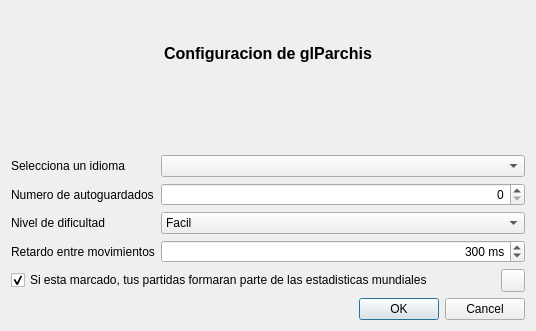
<?xml version="1.0" encoding="UTF-8"?>
<ui version="4.0">
 <class>frmSettings</class>
 <widget class="QDialog" name="frmSettings">
  <property name="geometry">
   <rect>
    <x>0</x>
    <y>0</y>
    <width>536</width>
    <height>331</height>
   </rect>
  </property>
  <property name="windowTitle">
   <string>Configuracion de glParchis</string>
  </property>
  <property name="windowIcon">
   <iconset resource="../images/glparchis.qrc">
    <normaloff>:/glparchis/configure.png</normaloff>:/glparchis/configure.png</iconset>
  </property>
  <layout class="QHBoxLayout" name="horizontalLayout_4">
   <item>
    <layout class="QVBoxLayout" name="verticalLayout_2">
     <item>
      <layout class="QVBoxLayout" name="verticalLayout">
       <item>
        <widget class="QLabel" name="lblTitulo">
         <property name="font">
          <font>
           <pointsize>12</pointsize>
           <weight>75</weight>
           <bold>true</bold>
          </font>
         </property>
         <property name="text">
          <string>Configuracion de glParchis</string>
         </property>
         <property name="alignment">
          <set>Qt::AlignCenter</set>
         </property>
        </widget>
       </item>
       <item>
        <layout class="QHBoxLayout" name="horizontalLayout_2">
         <item>
          <spacer name="horizontalSpacer_2">
           <property name="orientation">
            <enum>Qt::Horizontal</enum>
           </property>
           <property name="sizeHint" stdset="0">
            <size>
             <width>40</width>
             <height>20</height>
            </size>
           </property>
          </spacer>
         </item>
         <item>
          <widget class="QLabel" name="lblPixmap">
           <property name="sizePolicy">
            <sizepolicy hsizetype="Fixed" vsizetype="Fixed">
             <horstretch>0</horstretch>
             <verstretch>0</verstretch>
            </sizepolicy>
           </property>
           <property name="minimumSize">
            <size>
             <width>48</width>
             <height>48</height>
            </size>
           </property>
           <property name="maximumSize">
            <size>
             <width>48</width>
             <height>48</height>
            </size>
           </property>
           <property name="pixmap">
            <pixmap resource="../images/glparchis.qrc">:/glparchis/configure.png</pixmap>
           </property>
           <property name="scaledContents">
            <bool>true</bool>
           </property>
           <property name="alignment">
            <set>Qt::AlignCenter</set>
           </property>
          </widget>
         </item>
         <item>
          <spacer name="horizontalSpacer">
           <property name="orientation">
            <enum>Qt::Horizontal</enum>
           </property>
           <property name="sizeHint" stdset="0">
            <size>
             <width>40</width>
             <height>20</height>
            </size>
           </property>
          </spacer>
         </item>
        </layout>
       </item>
       <item>
        <layout class="QHBoxLayout" name="horizontalLayout">
         <item>
          <layout class="QFormLayout" name="formLayout">
           <item row="0" column="0">
            <widget class="QLabel" name="label_2">
             <property name="text">
              <string>Selecciona un idioma</string>
             </property>
            </widget>
           </item>
           <item row="0" column="1">
            <widget class="QComboBox" name="cmbLanguage">
             <property name="sizePolicy">
              <sizepolicy hsizetype="Expanding" vsizetype="Fixed">
               <horstretch>0</horstretch>
               <verstretch>0</verstretch>
              </sizepolicy>
             </property>
            </widget>
           </item>
           <item row="1" column="0">
            <widget class="QLabel" name="nMeroDeAutoguardadosLabel">
             <property name="text">
              <string>Numero de autoguardados</string>
             </property>
            </widget>
           </item>
           <item row="1" column="1">
            <widget class="QSpinBox" name="spinAutosaves">
             <property name="sizePolicy">
              <sizepolicy hsizetype="Expanding" vsizetype="Fixed">
               <horstretch>0</horstretch>
               <verstretch>0</verstretch>
              </sizepolicy>
             </property>
             <property name="toolTip">
              <string>Si quiere autoguardado seleccione un numero mayor que 0</string>
             </property>
             <property name="alignment">
              <set>Qt::AlignRight|Qt::AlignTrailing|Qt::AlignVCenter</set>
             </property>
            </widget>
           </item>
           <item row="2" column="1">
            <widget class="QComboBox" name="cmbDifficultyLevel">
             <item>
              <property name="text">
               <string>Facil</string>
              </property>
             </item>
             <item>
              <property name="text">
               <string>Muy facil</string>
              </property>
             </item>
             <item>
              <property name="text">
               <string>Normal</string>
              </property>
             </item>
             <item>
              <property name="text">
               <string>Dificil</string>
              </property>
             </item>
             <item>
              <property name="text">
               <string>Muy dificil</string>
              </property>
             </item>
            </widget>
           </item>
           <item row="2" column="0">
            <widget class="QLabel" name="label">
             <property name="text">
              <string>Nivel de dificultad</string>
             </property>
            </widget>
           </item>
           <item row="3" column="0">
            <widget class="QLabel" name="lblSliderDelay">
             <property name="text">
              <string>Retardo entre movimientos</string>
             </property>
            </widget>
           </item>
           <item row="3" column="1">
            <widget class="QSpinBox" name="spinDelay">
             <property name="alignment">
              <set>Qt::AlignRight|Qt::AlignTrailing|Qt::AlignVCenter</set>
             </property>
             <property name="suffix">
              <string> ms</string>
             </property>
             <property name="minimum">
              <number>0</number>
             </property>
             <property name="maximum">
              <number>2000</number>
             </property>
             <property name="singleStep">
              <number>100</number>
             </property>
             <property name="value">
              <number>300</number>
             </property>
             <property name="displayIntegerBase">
              <number>10</number>
             </property>
            </widget>
           </item>
          </layout>
         </item>
        </layout>
       </item>
      </layout>
     </item>
     <item>
      <layout class="QHBoxLayout" name="horizontalLayout_3">
       <item>
        <widget class="QCheckBox" name="chkStatistics">
         <property name="text">
          <string>Si esta marcado, tus partidas formaran parte de las estadisticas mundiales</string>
         </property>
         <property name="checked">
          <bool>true</bool>
         </property>
        </widget>
       </item>
       <item>
        <widget class="QToolButton" name="cmdGlobalStatistics">
         <property name="toolTip">
          <string>Ver estadisticas</string>
         </property>
         <property name="icon">
          <iconset resource="../images/glparchis.qrc">
           <normaloff>:/glparchis/statistics.png</normaloff>:/glparchis/statistics.png</iconset>
         </property>
        </widget>
       </item>
      </layout>
     </item>
     <item>
      <widget class="QDialogButtonBox" name="buttonBox">
       <property name="orientation">
        <enum>Qt::Horizontal</enum>
       </property>
       <property name="standardButtons">
        <set>QDialogButtonBox::Cancel|QDialogButtonBox::Ok</set>
       </property>
      </widget>
     </item>
    </layout>
   </item>
  </layout>
 </widget>
 <resources>
  <include location="../images/glparchis.qrc"/>
 </resources>
 <connections>
  <connection>
   <sender>buttonBox</sender>
   <signal>accepted()</signal>
   <receiver>frmSettings</receiver>
   <slot>accept()</slot>
   <hints>
    <hint type="sourcelabel">
     <x>248</x>
     <y>254</y>
    </hint>
    <hint type="destinationlabel">
     <x>157</x>
     <y>274</y>
    </hint>
   </hints>
  </connection>
  <connection>
   <sender>buttonBox</sender>
   <signal>rejected()</signal>
   <receiver>frmSettings</receiver>
   <slot>reject()</slot>
   <hints>
    <hint type="sourcelabel">
     <x>316</x>
     <y>260</y>
    </hint>
    <hint type="destinationlabel">
     <x>286</x>
     <y>274</y>
    </hint>
   </hints>
  </connection>
 </connections>
</ui>
